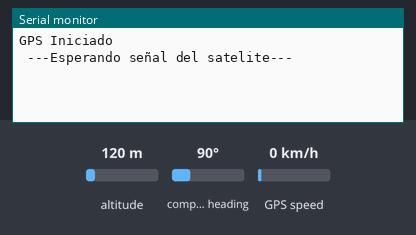
Recording of a program running on a simulated ESP32. Parts: the last lines printed to the serial monitor. The test bench sets the inputs (shaded band); at power-on: compass heading 90°, GPS speed 0 km/h, altitude 120 m. The GPS gets a fix after 3 s at 37.7749, -122.4194 with 8 satellites.

Above: at 1.2 s.
1.3 s: compass heading set to 7°
At 4.2 s:
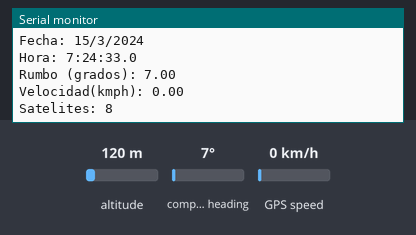
4.5 s: GPS speed set to 2 km/h
6.0 s: compass heading set to 90°
At 9.0 s:
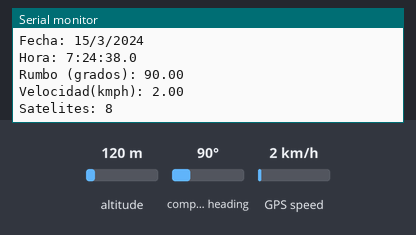

The program:

main.cpp
```cpp
#include <Arduino.h>
#include <SoftwareSerial.h>//incluimos libreria SoftwareSerial
#include <TinyGPS.h>//incluimos libreria TinyGPS
int timeOffset = -3;  // Ajuste horario en horas (ejemplo: -3 para GMT-3 Arg)
TinyGPS gps;//Declaramos el objeto gps
//Declaramos pines GPS
#define pinRX 23
#define pinTX 19
SoftwareSerial serialgps(pinRX,pinTX);
//Declaramos la variables para la obtención de datos
int year;
byte month, day, hour, minute, second, hundredths;
unsigned long chars;
unsigned short sentences, failed_checksum;

void setup()
{

Serial.begin(9600);//Iniciamos el puerto serie
serialgps.begin(9600);//Iniciamos el puerto serie del gps
//Imprimimos:
Serial.println("");
Serial.println("GPS Iniciado");
Serial.println(" ---Esperando señal del satelite--- ");
Serial.println("");
}

void loop()
{
while(serialgps.available())
{
int c = serialgps.read();
if(gps.encode(c))

{
float latitude, longitude;
gps.f_get_position(&latitude, &longitude); //obtenemos lat y long, luego mostramos por serial
Serial.print("Latitud/Longitud: ");
Serial.print(latitude,5);
Serial.print(", ");
Serial.println(longitude,5);

gps.crack_datetime(&year,&month,&day,&hour,&minute,&second,&hundredths); //obtenemos los datos
  int hora = hour + timeOffset; //seteamos el uso horario Arg
  int dia= day;
  if (hora < 0){ //si hora <0 significa que en Arg todavia no paso medianoche, entonces ajustamos el dia local
    dia= day -1;

  }
  //realizamos el ajuste de la hora Arg mediante + o -
    if (hora < 0) {
          hora += 24;
        } else if (hora >= 24) {
          hora -= 24;
        }
//mostramos los datos
Serial.print("Fecha: "); Serial.print(dia); Serial.print("/");
Serial.print(month, DEC); Serial.print("/"); Serial.println(year);
Serial.print("Hora: "); Serial.print(hora); Serial.print(":");
Serial.print(minute, DEC); Serial.print(":"); Serial.print(second, DEC);
Serial.print("."); Serial.println(hundredths, DEC);
Serial.print("Rumbo (grados): "); Serial.println(gps.f_course());
Serial.print("Velocidad(kmph): "); Serial.println(gps.f_speed_kmph());
Serial.print("Satelites: "); Serial.println(gps.satellites());
Serial.println();
gps.stats(&chars, &sentences, &failed_checksum);
delay(5000);
    }
  }
}
```

Measured:
- after the input at 1.3 s, the serial monitor: prints a new line after 1.7 s (image 1)
- after the input at 6.0 s, the serial monitor: prints a new line after 2.1 s (image 2)
